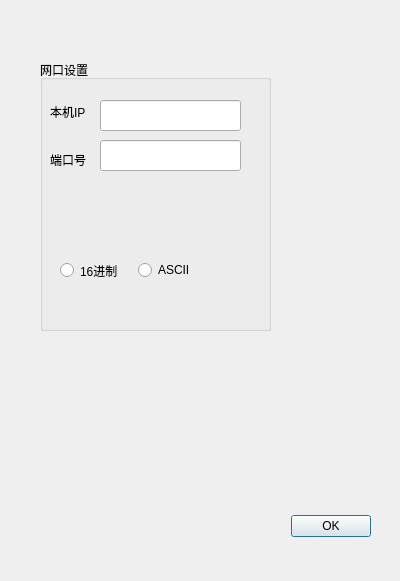
<?xml version="1.0" encoding="UTF-8"?>
<ui version="4.0">
 <class>TcpConfigDialog</class>
 <widget class="QDialog" name="TcpConfigDialog">
  <property name="geometry">
   <rect>
    <x>0</x>
    <y>0</y>
    <width>400</width>
    <height>581</height>
   </rect>
  </property>
  <property name="windowTitle">
   <string>Dialog</string>
  </property>
  <widget class="QWidget" name="layoutWidget">
   <property name="geometry">
    <rect>
     <x>20</x>
     <y>510</y>
     <width>351</width>
     <height>33</height>
    </rect>
   </property>
   <layout class="QHBoxLayout">
    <property name="spacing">
     <number>6</number>
    </property>
    <property name="leftMargin">
     <number>0</number>
    </property>
    <property name="topMargin">
     <number>0</number>
    </property>
    <property name="rightMargin">
     <number>0</number>
    </property>
    <property name="bottomMargin">
     <number>0</number>
    </property>
    <item>
     <spacer>
      <property name="orientation">
       <enum>Qt::Horizontal</enum>
      </property>
      <property name="sizeHint" stdset="0">
       <size>
        <width>131</width>
        <height>31</height>
       </size>
      </property>
     </spacer>
    </item>
    <item>
     <widget class="QPushButton" name="okButton">
      <property name="text">
       <string>OK</string>
      </property>
     </widget>
    </item>
   </layout>
  </widget>
  <widget class="QGroupBox" name="groupBox_2">
   <property name="geometry">
    <rect>
     <x>40</x>
     <y>60</y>
     <width>231</width>
     <height>271</height>
    </rect>
   </property>
   <property name="title">
    <string>网口设置</string>
   </property>
   <widget class="QLabel" name="label_5">
    <property name="geometry">
     <rect>
      <x>10</x>
      <y>42</y>
      <width>54</width>
      <height>20</height>
     </rect>
    </property>
    <property name="text">
     <string>本机IP</string>
    </property>
   </widget>
   <widget class="QLabel" name="label_6">
    <property name="geometry">
     <rect>
      <x>10</x>
      <y>90</y>
      <width>54</width>
      <height>20</height>
     </rect>
    </property>
    <property name="text">
     <string>端口号</string>
    </property>
   </widget>
   <widget class="QLineEdit" name="lineEditPort">
    <property name="geometry">
     <rect>
      <x>60</x>
      <y>80</y>
      <width>141</width>
      <height>31</height>
     </rect>
    </property>
    <property name="maxLength">
     <number>3273</number>
    </property>
   </widget>
   <widget class="QLineEdit" name="lineEditIP">
    <property name="geometry">
     <rect>
      <x>60</x>
      <y>40</y>
      <width>141</width>
      <height>31</height>
     </rect>
    </property>
   </widget>
   <widget class="QWidget" name="layoutWidget_2">
    <property name="geometry">
     <rect>
      <x>20</x>
      <y>200</y>
      <width>149</width>
      <height>21</height>
     </rect>
    </property>
    <layout class="QHBoxLayout" name="horizontalLayout">
     <item>
      <widget class="QRadioButton" name="tcp_hex_Button">
       <property name="text">
        <string>16进制</string>
       </property>
      </widget>
     </item>
     <item>
      <widget class="QRadioButton" name="tcp_ascii_Button">
       <property name="text">
        <string>ASCII</string>
       </property>
      </widget>
     </item>
    </layout>
   </widget>
  </widget>
 </widget>
 <resources/>
 <connections>
  <connection>
   <sender>okButton</sender>
   <signal>clicked()</signal>
   <receiver>TcpConfigDialog</receiver>
   <slot>accept()</slot>
   <hints>
    <hint type="sourcelabel">
     <x>278</x>
     <y>253</y>
    </hint>
    <hint type="destinationlabel">
     <x>96</x>
     <y>254</y>
    </hint>
   </hints>
  </connection>
 </connections>
</ui>
